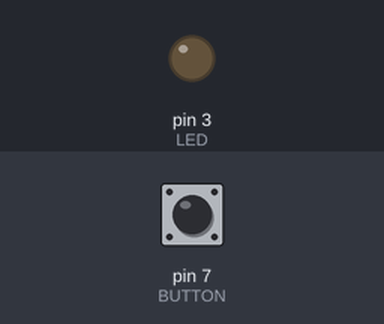
Bench run of a sketch on a simulated Arduino Uno, built with avr-gcc and run on an emulated ATmega328P. Shown: output pins drawn as LEDs (lit = HIGH). The test bench sets the inputs (shaded band); at power-on: pin 7 (BUTTON) LOW.

Above: at 1.2 s.
1.3 s: pin 7 (BUTTON) pulled HIGH for 1 s
At 1.7 s:
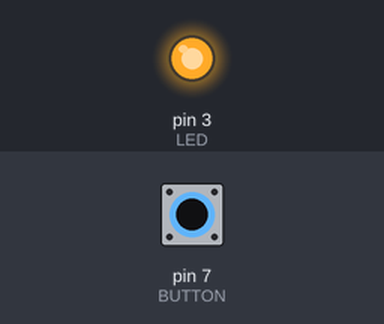
3.8 s: pin 7 (BUTTON) pulled HIGH for 3.2 s
At 7.8 s:
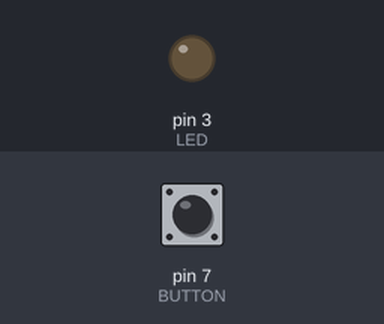
Timing chart, 0 to 9.3 s (numbered marks = the images above; inputs shaded):
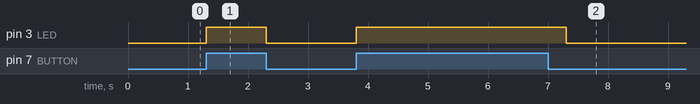

The sketch:

sketch_jul07a.ino
```cpp
// Демонстрация работы цифрового выхода

#define LED 3
#define BUTTON 7


void setup()
{
  pinMode (LED, OUTPUT);
  pinMode (BUTTON, INPUT);
}

void loop()
{
  if (digitalRead(BUTTON) == HIGH)
  {
    digitalWrite(LED, HIGH);
    delay(500);
    digitalWrite(LED, LOW);
  }
}
```

Measured:
- after the input at 1.3 s, pin 3 (LED): LOW → HIGH at once, → LOW 1.0 s later
- after the input at 3.8 s, pin 3 (LED): LOW → HIGH at once, → LOW 3.5 s later
